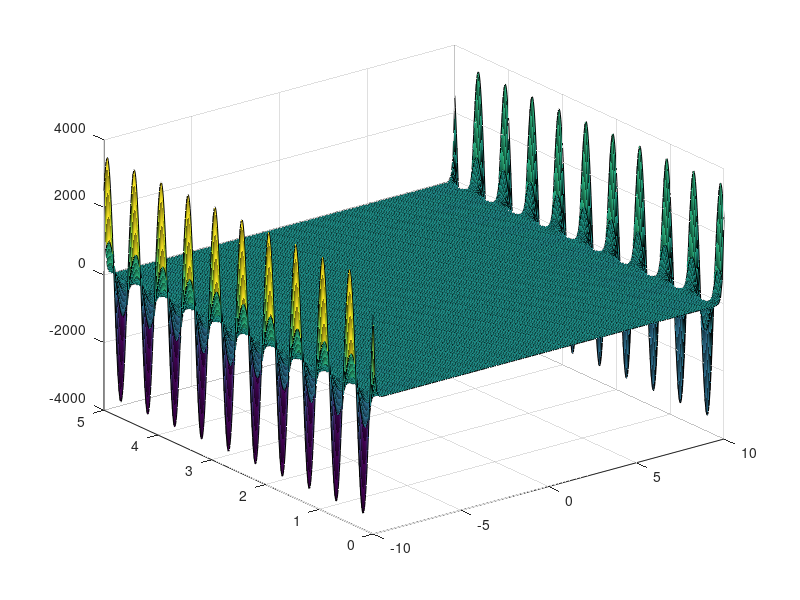

Recreate this plot in MATLAB.
x=-10:.1:10;
y=0:.01:5;
[X, Y]=meshgrid(x, y);
n = 20;
z = -((-1.0569280797363226e-52.*n.*pi.*sinh(n*pi*X /5).*sin(n*pi*Y /5))/5) -((-1.0569280797363226e-52.*n.*pi.*cosh(n*pi*X /5).*cos(n*pi*Y /5))/5);
surf(X,Y,z);
